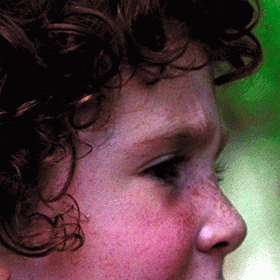
#> input picture prediction_of_greenhouse_temperature/test.png, 280 x 280 px, found by its file name
$ python 1123.py
#> lines starting #> are read from the running program, lines starting #| are printed output that depends on the picture
import cv2
import numpy as np
import matplotlib.pyplot as plt

img = cv2.imread(r'J:\test.png', 0)
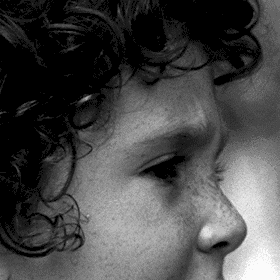
#> img: shape (280, 280); min 0, max 251, mean 72.8
# 第二步：进行数据类型转换
img_float = np.float32(img)
# 第三步：使用cv2.dft进行傅里叶变化
dft = cv2.dft(img_float, flags=cv2.DFT_COMPLEX_OUTPUT)
# 第四步：使用np.fft.fftshift将低频转移到图像中心
dft_center = np.fft.fftshift(dft)
# 第五步：定义掩模：生成的掩模中间为0周围为1
crow, ccol = int(img.shape[0] / 2), int(img.shape[1] / 2)  # 求得图像的中心点位置
#> crow = 140; ccol = 140

# ccol

a = [0, 1, 3, 5, 10, 20, 30, ccol]
#> a = [0, 1, 3, 5, 10, 20, 30, 140]
plt.figure(figsize=[10 * len(a), 10])
plt.subplot(f'1{len(a)}1')
plt.imshow(img, cmap='gray')
for i in range(1, len(a)):
    print(i)
    print(a[i - 1], a[i])

    mask = np.zeros((img.shape[0], img.shape[1], 2), np.uint8)
    mask[crow - a[i]:crow + a[i], ccol - a[i]:ccol + a[i]] = 1
    mask[crow - a[i - 1]:crow + a[i - 1], ccol - a[i - 1]:ccol + a[i - 1]] = 0
    # 第六步：将掩模与傅里叶变化后图像相乘，保留中间部分
    mask_img = dft_center * mask

    # 第七步：使用np.fft.ifftshift(将低频移动到原来的位置
    img_idf = np.fft.ifftshift(mask_img)

    # 第八步：使用cv2.idft进行傅里叶的反变化
    img_idf = cv2.idft(img_idf)

    # 第九步：使用cv2.magnitude转化为空间域内
    img_idf = cv2.magnitude(img_idf[:, :, 0], img_idf[:, :, 1])
    plt.subplot(f'1{len(a)}{i + 1}')
    plt.imshow(img_idf, cmap='gray')
#> this loop made 7 passes
#> pass 1, `img_idf = cv2.magnitude(img_idf[:, :, 0], img_idf[:, :, 1])`:
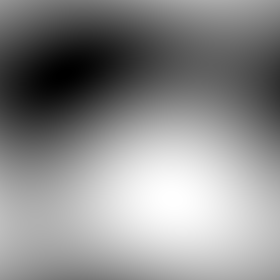
#> img_idf: shape (280, 280) float32; min 2499940, max 8742655, mean 5944202.5; drawn with min black and max white
#> pass 2, `img_idf = cv2.magnitude(img_idf[:, :, 0], img_idf[:, :, 1])`:
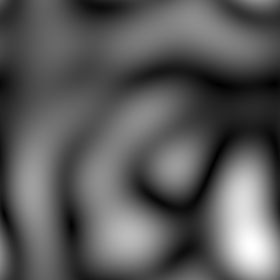
#> img_idf: shape (280, 280) float32; min 17141.1, max 9542416, mean 3398435; drawn with min black and max white
#> pass 3, `img_idf = cv2.magnitude(img_idf[:, :, 0], img_idf[:, :, 1])`:
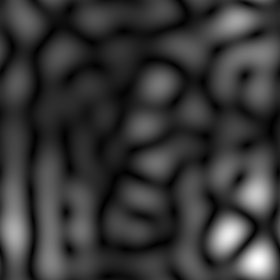
#> img_idf: shape (280, 280) float32; min 3173.2, max 5901023.5, mean 1287320.1; drawn with min black and max white
# 第十步：进行绘图操作
plt.show()
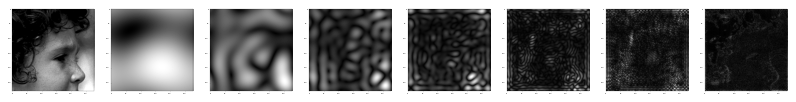
#> figure drawn by matplotlib, 8 panels
